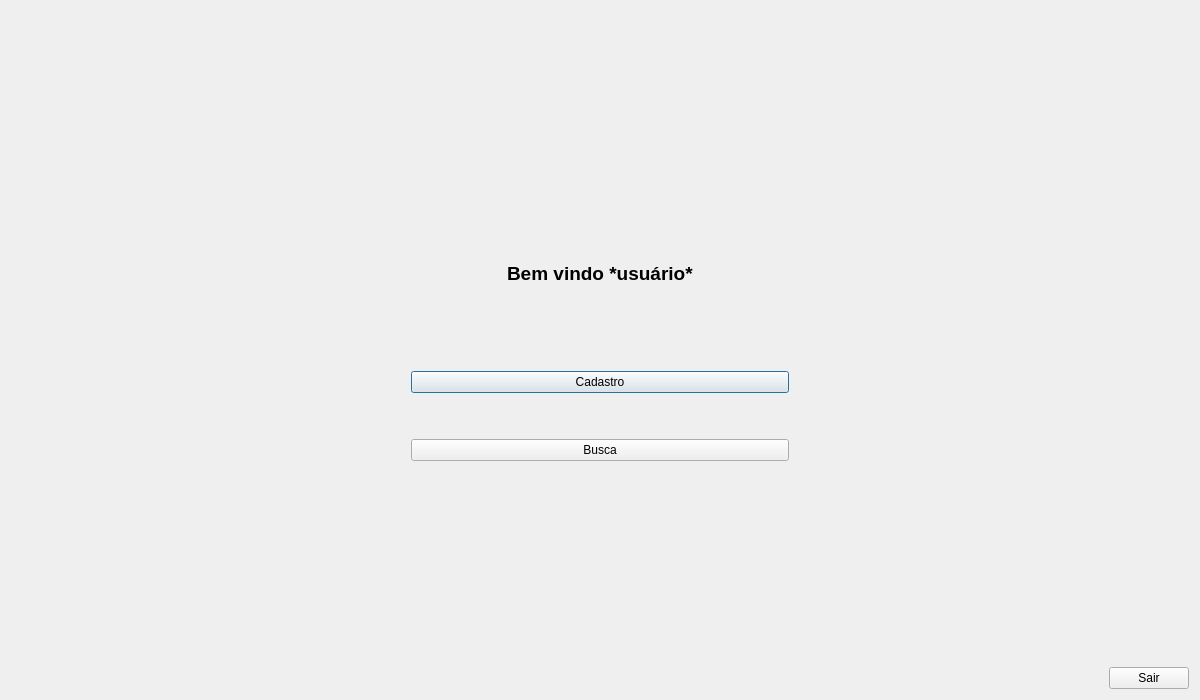
<?xml version="1.0" encoding="UTF-8"?>
<ui version="4.0">
 <class>mainWindow</class>
 <widget class="QDialog" name="mainWindow">
  <property name="geometry">
   <rect>
    <x>0</x>
    <y>0</y>
    <width>1200</width>
    <height>700</height>
   </rect>
  </property>
  <property name="windowTitle">
   <string>Dialog</string>
  </property>
  <layout class="QVBoxLayout" name="verticalLayout_9">
   <item>
    <layout class="QVBoxLayout" name="verticalLayout">
     <item>
      <spacer name="verticalSpacer_2">
       <property name="orientation">
        <enum>Qt::Vertical</enum>
       </property>
       <property name="sizeHint" stdset="0">
        <size>
         <width>20</width>
         <height>200</height>
        </size>
       </property>
      </spacer>
     </item>
     <item>
      <layout class="QHBoxLayout" name="horizontalLayout_14">
       <item>
        <spacer name="horizontalSpacer_4">
         <property name="orientation">
          <enum>Qt::Horizontal</enum>
         </property>
         <property name="sizeHint" stdset="0">
          <size>
           <width>40</width>
           <height>20</height>
          </size>
         </property>
        </spacer>
       </item>
       <item>
        <widget class="QLabel" name="label">
         <property name="font">
          <font>
           <pointsize>14</pointsize>
           <weight>75</weight>
           <bold>true</bold>
          </font>
         </property>
         <property name="text">
          <string>Bem vindo *usuário*</string>
         </property>
        </widget>
       </item>
       <item>
        <spacer name="horizontalSpacer_5">
         <property name="orientation">
          <enum>Qt::Horizontal</enum>
         </property>
         <property name="sizeHint" stdset="0">
          <size>
           <width>40</width>
           <height>20</height>
          </size>
         </property>
        </spacer>
       </item>
      </layout>
     </item>
     <item>
      <spacer name="verticalSpacer_3">
       <property name="orientation">
        <enum>Qt::Vertical</enum>
       </property>
       <property name="sizeType">
        <enum>QSizePolicy::Fixed</enum>
       </property>
       <property name="sizeHint" stdset="0">
        <size>
         <width>20</width>
         <height>80</height>
        </size>
       </property>
      </spacer>
     </item>
     <item>
      <layout class="QHBoxLayout" name="horizontalLayout_15">
       <item>
        <spacer name="horizontalSpacer_2">
         <property name="orientation">
          <enum>Qt::Horizontal</enum>
         </property>
         <property name="sizeType">
          <enum>QSizePolicy::Fixed</enum>
         </property>
         <property name="sizeHint" stdset="0">
          <size>
           <width>400</width>
           <height>20</height>
          </size>
         </property>
        </spacer>
       </item>
       <item>
        <layout class="QVBoxLayout" name="verticalLayout_11">
         <item>
          <widget class="QPushButton" name="btn_register">
           <property name="text">
            <string>Cadastro</string>
           </property>
          </widget>
         </item>
         <item>
          <spacer name="verticalSpacer_4">
           <property name="orientation">
            <enum>Qt::Vertical</enum>
           </property>
           <property name="sizeType">
            <enum>QSizePolicy::Fixed</enum>
           </property>
           <property name="sizeHint" stdset="0">
            <size>
             <width>20</width>
             <height>40</height>
            </size>
           </property>
          </spacer>
         </item>
         <item>
          <widget class="QPushButton" name="btn_search">
           <property name="text">
            <string>Busca</string>
           </property>
          </widget>
         </item>
        </layout>
       </item>
       <item>
        <spacer name="horizontalSpacer_3">
         <property name="orientation">
          <enum>Qt::Horizontal</enum>
         </property>
         <property name="sizeType">
          <enum>QSizePolicy::Fixed</enum>
         </property>
         <property name="sizeHint" stdset="0">
          <size>
           <width>400</width>
           <height>20</height>
          </size>
         </property>
        </spacer>
       </item>
      </layout>
     </item>
     <item>
      <spacer name="verticalSpacer">
       <property name="orientation">
        <enum>Qt::Vertical</enum>
       </property>
       <property name="sizeType">
        <enum>QSizePolicy::Fixed</enum>
       </property>
       <property name="sizeHint" stdset="0">
        <size>
         <width>20</width>
         <height>200</height>
        </size>
       </property>
      </spacer>
     </item>
     <item>
      <layout class="QVBoxLayout" name="verticalLayout_10">
       <item>
        <layout class="QHBoxLayout" name="horizontalLayout_13">
         <item>
          <spacer name="horizontalSpacer">
           <property name="orientation">
            <enum>Qt::Horizontal</enum>
           </property>
           <property name="sizeHint" stdset="0">
            <size>
             <width>40</width>
             <height>20</height>
            </size>
           </property>
          </spacer>
         </item>
         <item>
          <widget class="QPushButton" name="btn_exit">
           <property name="text">
            <string>Sair</string>
           </property>
          </widget>
         </item>
        </layout>
       </item>
      </layout>
     </item>
    </layout>
   </item>
  </layout>
 </widget>
 <resources/>
 <connections/>
</ui>
